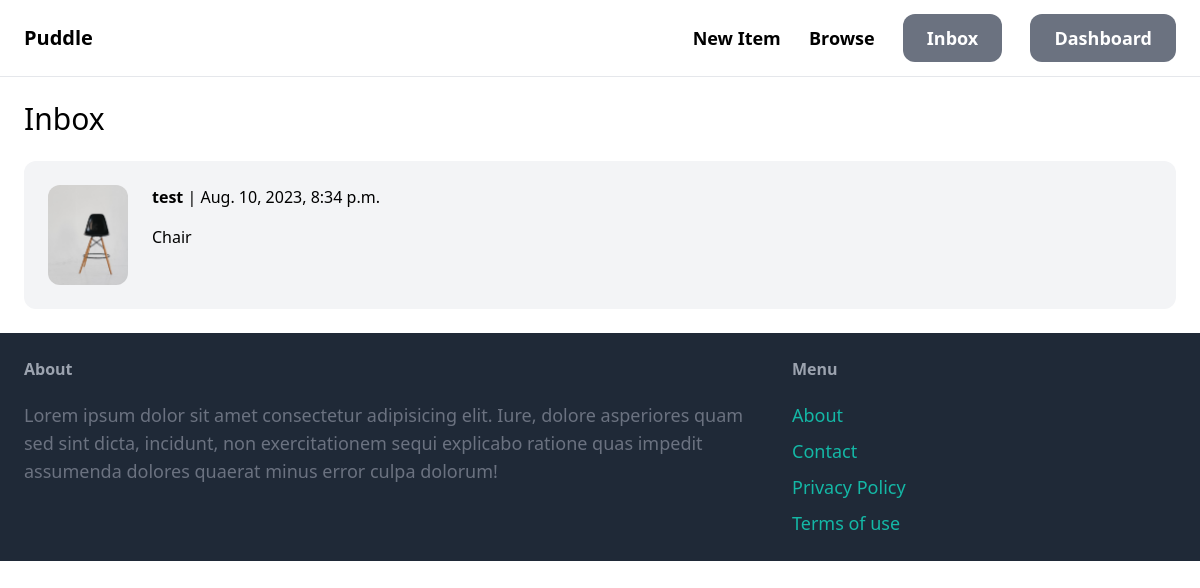
The app's page /conversation/ (signed in) with its own data.
### conversation/models.py (models this page shows)
class Conversation(models.Model):
    item = models.ForeignKey(
        Item, related_name='conversations', on_delete=models.CASCADE)
    members = models.ManyToManyField(User, related_name='conversations')
    created_at = models.DateTimeField(auto_now_add=True)
    modified_at = models.DateTimeField(auto_now=True)
    class Meta:
        ordering = ('-modified_at',)

### item/models.py (models this page shows, shortened)
class Item(models.Model):
    name = models.CharField(max_length=255)
    description = models.TextField(blank=True, null=True)
    price = models.FloatField()
    image = models.ImageField(upload_to='item_images', blank=True, null=True)
    image_thumbnail = ImageSpecField(
        source='image',
        processors=[ResizeToFill(100, 70)],
        format='JPEG',
        options={'quality': 90}
        )
    is_sold = models.BooleanField(default=False)
    created_by = models.ForeignKey(
        User, related_name='items', on_delete=models.CASCADE)
    category = models.ForeignKey(
        Category, related_name='items', on_delete=models.CASCADE)
    created_at = models.DateTimeField(auto_now_add=True)

### conversation/views.py (the view)
# urls.py: path('', inbox, name='inbox'),
@login_required
def inbox(request):
    conversations = Conversation.objects.filter(members__in=[request.user.id])
    return render(request, 'conversation/inbox.html', {
        'conversations': conversations
    })

### conversation/templates/conversation/inbox.html
{% extends 'core/base.html' %} {% block content %}
<h1 class="mb-6 text-3xl">Inbox</h1>
<div class="space-y-6">
  {% for conversation in conversations %}
  <a href="{% url 'conversation:detail' conversation.id %}" class="block">
    <div class="p-6 flex bg-gray-100 rounded-xl">
      <div class="pr-6">
        <img
          src="{{conversation.item.image_thumbnail.url}}"
          class="w-20 rounded-xl"
        />
      </div>
      <div>
        {% for member in conversation.members.all %}
            {% if member != request.user %}
                <p class="mb-4">
                <strong>{{member.username}}</strong> | {{conversation.modified_at}}
                </p>
                {{conversation.item.name}}
            {% endif %}
        {% endfor %}
      </div>
    </div>
  </a>
  {% endfor %}
</div>
{% endblock %}

### records on screen
Conversation: item.image_thumbnail (picture), modified_at "Aug. 10, 2023, 8:34 p.m.", item.name "Chair"

### other values on screen
{{ member.username }} "test"
